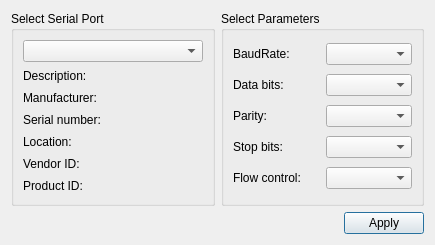
<?xml version="1.0" encoding="UTF-8"?>
<ui version="4.0">
 <class>CommSettingsDialog</class>
 <widget class="QDialog" name="CommSettingsDialog">
  <property name="geometry">
   <rect>
    <x>0</x>
    <y>0</y>
    <width>435</width>
    <height>245</height>
   </rect>
  </property>
  <property name="windowTitle">
   <string>Communication Settings</string>
  </property>
  <layout class="QGridLayout" name="gridLayout_3">
   <item row="0" column="1">
    <widget class="QGroupBox" name="parametersBox">
     <property name="title">
      <string>Select Parameters</string>
     </property>
     <layout class="QGridLayout" name="gridLayout_2">
      <item row="0" column="0">
       <widget class="QLabel" name="baudRateLabel">
        <property name="text">
         <string>BaudRate:</string>
        </property>
       </widget>
      </item>
      <item row="0" column="1">
       <widget class="QComboBox" name="baudRateBox"/>
      </item>
      <item row="1" column="0">
       <widget class="QLabel" name="dataBitsLabel">
        <property name="text">
         <string>Data bits:</string>
        </property>
       </widget>
      </item>
      <item row="1" column="1">
       <widget class="QComboBox" name="dataBitsBox"/>
      </item>
      <item row="2" column="0">
       <widget class="QLabel" name="parityLabel">
        <property name="text">
         <string>Parity:</string>
        </property>
       </widget>
      </item>
      <item row="2" column="1">
       <widget class="QComboBox" name="parityBox"/>
      </item>
      <item row="3" column="0">
       <widget class="QLabel" name="stopBitsLabel">
        <property name="text">
         <string>Stop bits:</string>
        </property>
       </widget>
      </item>
      <item row="3" column="1">
       <widget class="QComboBox" name="stopBitsBox"/>
      </item>
      <item row="4" column="0">
       <widget class="QLabel" name="flowControlLabel">
        <property name="text">
         <string>Flow control:</string>
        </property>
       </widget>
      </item>
      <item row="4" column="1">
       <widget class="QComboBox" name="flowControlBox"/>
      </item>
     </layout>
    </widget>
   </item>
   <item row="0" column="0">
    <widget class="QGroupBox" name="selectBox">
     <property name="title">
      <string>Select Serial Port</string>
     </property>
     <layout class="QGridLayout" name="gridLayout">
      <item row="0" column="0">
       <widget class="QComboBox" name="serialPortInfoListBox"/>
      </item>
      <item row="1" column="0">
       <widget class="QLabel" name="descriptionLabel">
        <property name="text">
         <string>Description:</string>
        </property>
       </widget>
      </item>
      <item row="2" column="0">
       <widget class="QLabel" name="manufacturerLabel">
        <property name="text">
         <string>Manufacturer:</string>
        </property>
       </widget>
      </item>
      <item row="3" column="0">
       <widget class="QLabel" name="serialNumberLabel">
        <property name="text">
         <string>Serial number:</string>
        </property>
       </widget>
      </item>
      <item row="4" column="0">
       <widget class="QLabel" name="locationLabel">
        <property name="text">
         <string>Location:</string>
        </property>
       </widget>
      </item>
      <item row="5" column="0">
       <widget class="QLabel" name="vidLabel">
        <property name="text">
         <string>Vendor ID:</string>
        </property>
       </widget>
      </item>
      <item row="6" column="0">
       <widget class="QLabel" name="pidLabel">
        <property name="text">
         <string>Product ID:</string>
        </property>
       </widget>
      </item>
     </layout>
    </widget>
   </item>
   <item row="1" column="0" colspan="2">
    <layout class="QHBoxLayout" name="horizontalLayout">
     <item>
      <spacer name="horizontalSpacer">
       <property name="orientation">
        <enum>Qt::Horizontal</enum>
       </property>
       <property name="sizeHint" stdset="0">
        <size>
         <width>96</width>
         <height>20</height>
        </size>
       </property>
      </spacer>
     </item>
     <item>
      <widget class="QPushButton" name="applyButton">
       <property name="text">
        <string>Apply</string>
       </property>
      </widget>
     </item>
    </layout>
   </item>
  </layout>
 </widget>
 <resources/>
 <connections/>
</ui>
